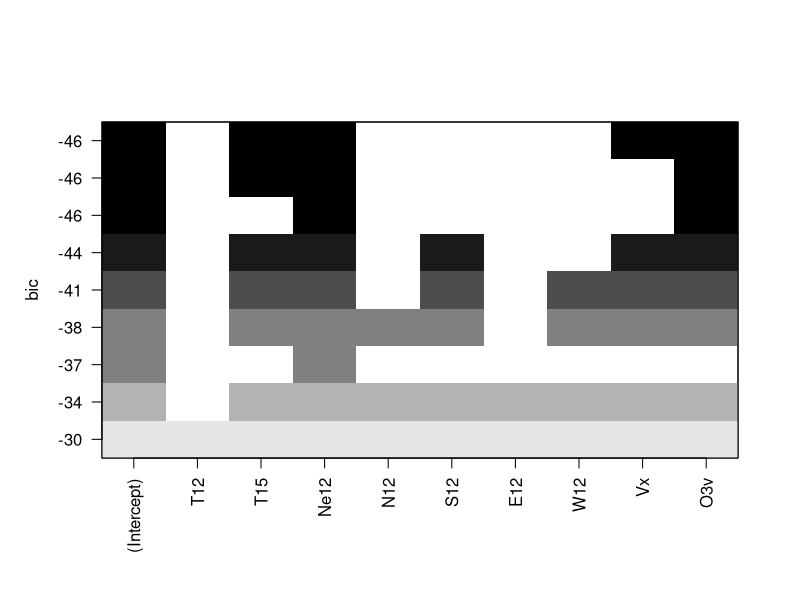
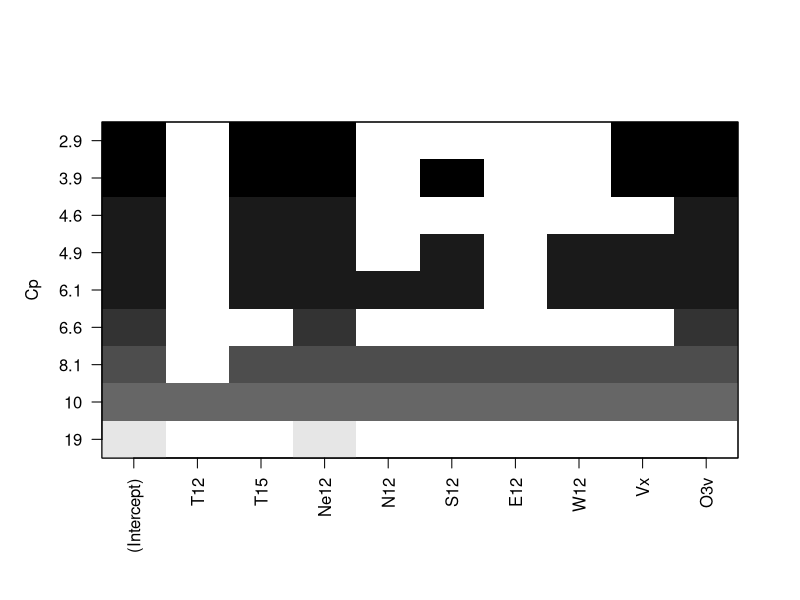
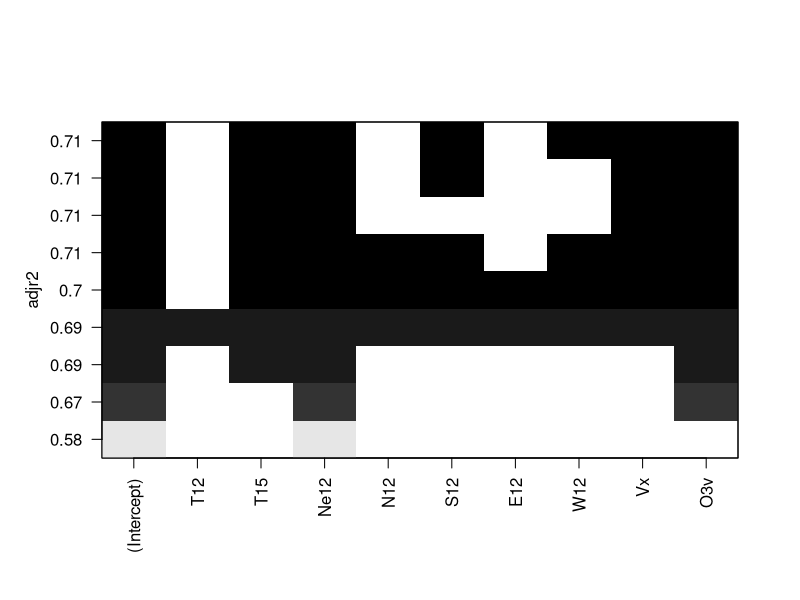
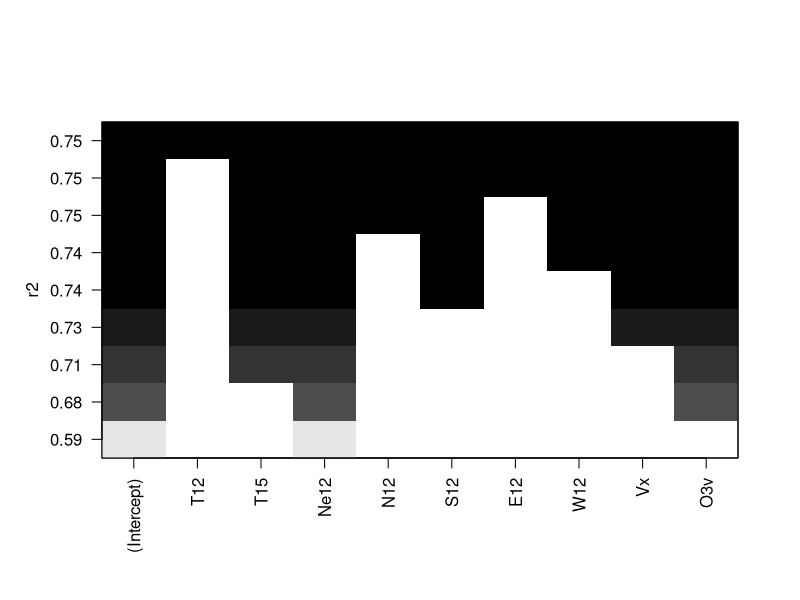

Write the R code that produced these figures, in order.
############################################################
### L'ozone
############################################################
### 
ozone <- read.table("ozone.txt",header=T,sep=";")
library(leaps)
recherche.ex <- regsubsets(O3~T12+T15+Ne12+N12+S12+E12+W12+Vx+O3v,int=T,nbest=1,nvmax=10,method="exhaustive",really.big=T,data=ozone)
plot(recherche.ex,scale="bic")
plot(recherche.ex,scale="Cp")
plot(recherche.ex,scale="adjr2")
plot(recherche.ex,scale="r2")
